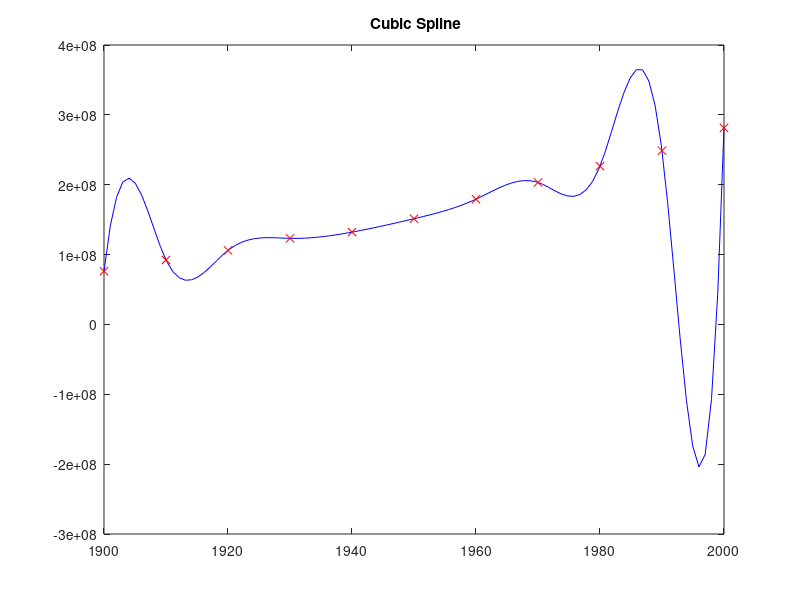

This chart was generated by the following MATLAB code:
% 
% % Data such that y is the population and t is the given year.
% y = [76212168, 92228496, 106021537, 123202624, 132164569, 151325798, 179323175, 203302031, 226542199, 248709873 ,281421906];
% t = 1900 :10:2000;
% 
% % Making a vector with evaluations of the polynomial interpolation
% y_hat = [];
% for ti = 1900 :10: 2000
%     yi=interp1(t,y,ti, 'spline');
%     y_hat = [y_hat,yi];
% end
% 
% plot(t, y_hat, 'b', t, y, 'x r')
% 
% % Prediction for 2010
% y2010=interp1(t,y,2010, 'spline');
% num2str(y2010,'%.0f')
% 
% 
% % Prediction for 2020
% y2020=interp1(t,y,2020, 'spline');
% num2str(y2020,'%.0f')

x = 1900:10:2000;
y = [76212168, 92228496, 106021537, 123202624, 132164569, 151325798, 179323175, 203302031, 226542199, 248709873 ,281421906];
cs = spline(x,[76212168 y 281421906]);
xx = linspace(1900,2000);
plot( xx , ppval(cs, xx), 'b' , x , y ,'x r')
title(' Cubic Spline');


ans = spline(x,y,2010);
num2str(ans,'%.0f')

ans2 = spline(x,y,2020);
num2str(ans2,'%.0f')

